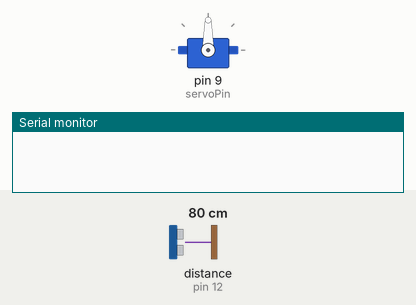
Simulated run of this sketch. Board: Arduino Uno, built with avr-gcc and run on an emulated ATmega328P. Shown: servo, the last lines printed to the serial monitor. Wiring (inferred from the names in the program): ultrasonic range finder: trigger pin 11; echo pin 12. Inputs (shaded band) come from the test bench; at power-on: distance to the obstacle (sensor on pin 12) 80 cm. The echo pulse lasts 58.3 µs per cm.

Above: at 1.2 s.
1.3 s: distance to the obstacle (sensor on pin 12) set to 12 cm
2.8 s: distance to the obstacle (sensor on pin 12) set to 9 cm
At 3.06 s:
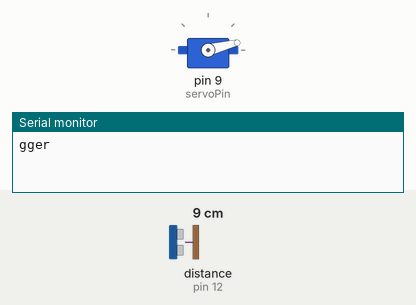
At 3.66 s:
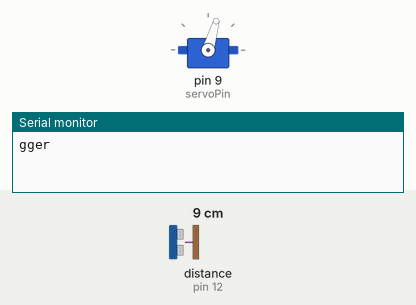
Timing chart, 0 to 14.8 s (numbered marks = the images above; inputs shaded):
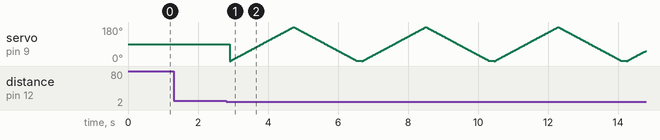

Measured:
- the behaviour switches between 11 and 10 cm on distance to the obstacle (sensor on pin 12) (found by bisection; images 0 and 1)
- after the input at 1.3 s, every drawn part: stays the same

The sketch:

DispenserCode.ino
```cpp
/*
 * created by Rui Santos, https://randomnerdtutorials.com
 *
 * Complete Guide for Ultrasonic Sensor HC-SR04
 *
    Ultrasonic sensor Pins:
        VCC: +5VDC
        Trig : Trigger (INPUT) - Pin11
        Echo: Echo (OUTPUT) - Pin 12
        GND: GND
 */
 #include <Servo.h>
int trigPin = 11;    // Trigger
int echoPin = 12;    // Echo
long duration, cm, inches;
 int servoPin = 9;

Servo servo;

int angle = 0;
void setup() {
  //Serial Port begin
  Serial.begin (9600);
  //Define inputs and outputs
  pinMode(trigPin, OUTPUT);
  pinMode(echoPin, INPUT);
  servo.attach(servoPin);
}

void loop() {
  // The sensor is triggered by a HIGH pulse of 10 or more microseconds.
  // Give a short LOW pulse beforehand to ensure a clean HIGH pulse:
  digitalWrite(trigPin, LOW);
  delayMicroseconds(5);
  digitalWrite(trigPin, HIGH);
  delayMicroseconds(10);
  digitalWrite(trigPin, LOW);

  // Read the signal from the sensor: a HIGH pulse whose
  // duration is the time (in microseconds) from the sending
  // of the ping to the reception of its echo off of an object.
  pinMode(echoPin, INPUT);
  duration = pulseIn(echoPin, HIGH);

  // Convert the time into a distance
  cm = (duration/2) / 29.1;     // Divide by 29.1 or multiply by 0.0343
  inches = (duration/2) / 74;   // Divide by 74 or multiply by 0.0135

  if (inches<4 && inches>0){
      Serial.print("trigger" + inches);
      for(angle = 0; angle < 180; angle++)
      {
        servo.write(angle);
        delay(10);
      }
  // now scan back from 180 to 0 degrees
  for(angle = 180; angle > 0; angle--)
  {
    servo.write(angle);
    delay(10);
  }
  }
  delay(150);
}
```
